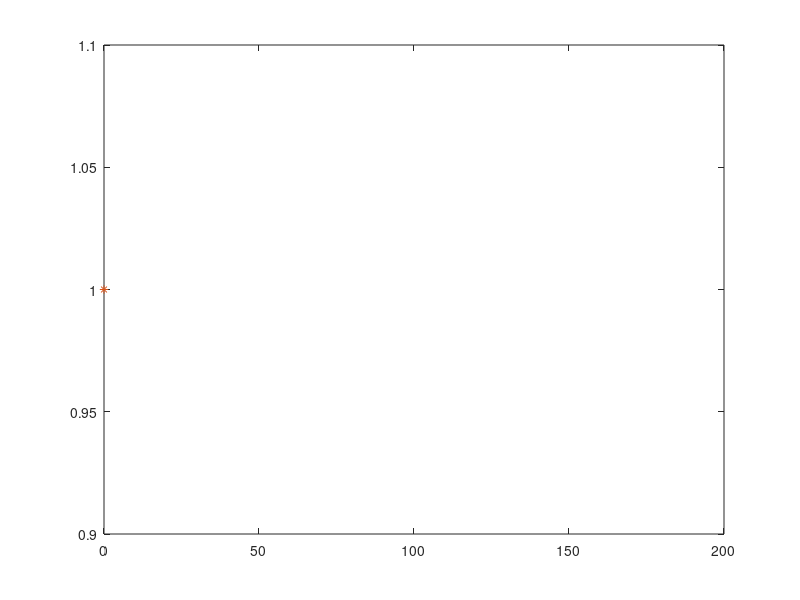

Reproduce this figure in MATLAB.
pkg load statistics

###1.
##rand
##randn
##
###2.
###a)
##
##clear X
##p = input("Bernoulli Distribution Bern: ");
##n = input("Nr of simulation: ");
##for i=1:n
##  r=rand;
##  X(i)= r<p;
##end
##U_X=unique(X);
##u_X=hist(X, length(U_X))
##u_X/n
##
##
###b)
##clear X
##p = input("Bernoulli Distribution Bern: ");
##N = input("Nr of simulation: ");
##n = input("Nr of trials:");
##r=rand(n, N);
##X=sum(r<p);
##U_X=unique(X);
##u_X=hist(X, length(U_X))
##k=0:n;
##p_k=binopdf(k,n,p)
##clf
##plot(k, p_k, 'o', U_X, u_X/N, '*')

###c)
##clear X
##p=input("p=");
##N=input("Nr of simulations: ")
##for i=1:N
##  X(i)=0;
##  while rand >= p
##    X(i)=X(i)+1;
##  endwhile
##end
##k=0:20;
##p_k=geopdf(k, p)
##U_X=unique(X);
##u_X=hist(X, length(U_X))
##clf
##plot(k, p_k, 'o', U_X, u_X/N, '*')

#d)
clear X
clear Y
p=input("p= ");
N=input("Nr of simulations: ");
n=input("Nr of succeces: ");
for i=1:N
  for j=1:n
    X(j)=0;
    while rand >= p
      X(j)=X(j)+1;
    endwhile
    Y(i)=sum(X);
  endfor
end
U_Y=unique(Y);
n_Y=hist(Y, length(U_Y));
k=0:150;
p_k=nbinpdf(k,n,p);
plot(k, p_k, 'o', U_Y, n_Y/N, '*')


